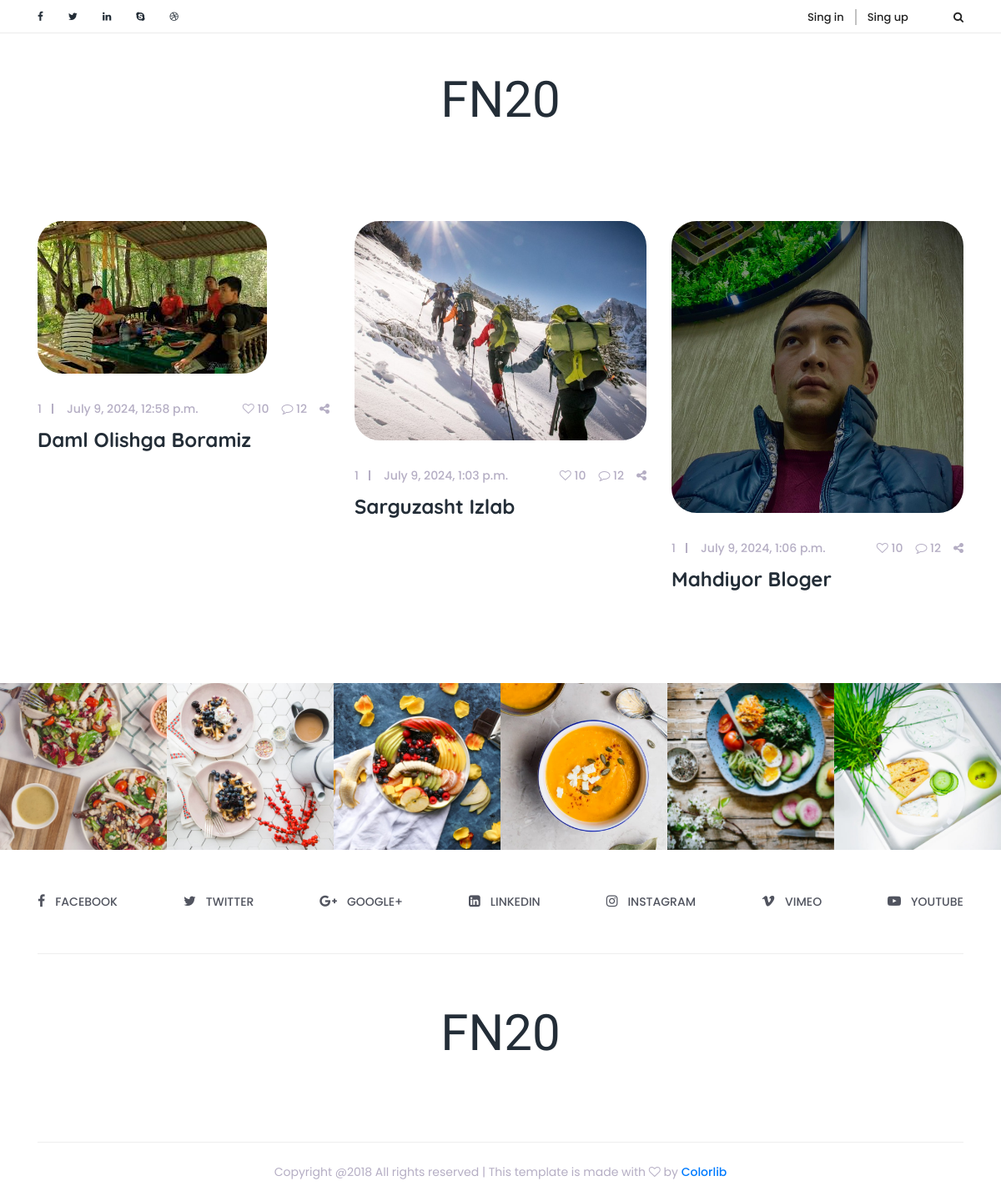
The page / on the database its author committed.
### main/models.py (models this page shows, shortened)
class Blog(models.Model):
    author = models.ForeignKey(User, on_delete=models.CASCADE)
    title = models.CharField(max_length=255)
    body = models.TextField()
    create_at = models.DateTimeField(auto_now_add=True)
    @property
    def last_img(self):
        return BlogImg.objects.filter(blog__id = self.id).last().img

class BlogImg(models.Model):
    img = models.ImageField(upload_to='blog-img/')
    blog = models.ForeignKey(Blog, on_delete=models.CASCADE)

### main/views.py (the view)
# urls.py: path('', views.blogs, name='index'),
def blogs(request):
    posts = models.Blog.objects.all()
    context = {
        'posts':posts
    }
    return render(request, 'blogs.html', context)

### templates/blogs.html (shortened to what this page needs)
<!DOCTYPE html>
<html lang="en">
{% load static %}
<head>
    <link href="{% static 'style.css' %}" rel="stylesheet">
    <link href="{% static 'css/responsive/responsive.css' %}" rel="stylesheet">
</head>
<body>
    <div class="top_header_area">
        <div class="container">
            <div class="row">
                <div class="col-5 col-sm-6">
                    <div class="top_social_bar">
                        <a href="#"><i class="fa fa-facebook" aria-hidden="true"></i></a>
                        <a href="#"><i class="fa fa-twitter" aria-hidden="true"></i></a>
                        <a href="#"><i class="fa fa-linkedin" aria-hidden="true"></i></a>
                        <a href="#"><i class="fa fa-skype" aria-hidden="true"></i></a>
                        <a href="#"><i class="fa fa-dribbble" aria-hidden="true"></i></a>
                    </div>
                </div>
                <div class="col-7 col-sm-6">
                    <div class="signup-search-area d-flex align-items-center justify-content-end">
                        <div class="login_register_area d-flex">
                            <div class="login">
                                <a href="register.html">Sing in</a>
                            </div>
                            <div class="register">
                                <a href="register.html">Sing up</a>
                            </div>
                        </div>
                        <div class="search_button">
                            <a class="searchBtn" href="#"></a>
                        </div>
                    </div>
                </div>
            </div>
        </div>
    </div>
    <header class="header_area">
        <div class="container">
            <div class="row">
                <div class="col-12">
                    <div class="logo_area text-center">
                        <a href="#" class="yummy-logo">FN20</a>
                    </div>
                </div>
            </div>
        </div>
    </header>
    <section class="archive-area section_padding_80">
        <div class="container">
            <div class="row">
                {% for post in posts %}
                <div class="col-12 col-md-6 col-lg-4">
                    <div class="single-post wow fadeInUp" data-wow-delay="1.2s">
                        <div class="post-thumb">
                            <img src="{{post.last_img.url}}" alt="">
                        </div>
                        <div class="post-content">
                            <div class="post-meta d-flex">
                                <div class="post-author-date-area d-flex">
                                    <div class="post-author">
                                        <a href="#">{{post.author.username}}</a>
                                    </div>
                                    <div class="post-date">
                                        <a href="#">{{post.create_at}}</a>
                                    </div>
                                </div>
                                <div class="post-comment-share-area d-flex">
                                    <div class="post-favourite">
                                        <a href="#"><i class="fa fa-heart-o" aria-hidden="true"></i> 10</a>
                                    </div>
                                    <div class="post-comments">
                                        <a href="#"><i class="fa fa-comment-o" aria-hidden="true"></i> 12</a>
                                    </div>
                                    <div class="post-share">
                                        <a href="#"><i class="fa fa-share-alt" aria-hidden="true"></i></a>
                                    </div>
                                </div>
                            </div>
                            <a href="{% url 'blog_detail' post.id %}">
                                <h4 class="post-headline">{{post.title}}</h4>
                            </a>
                        </div>
                    </div>
                </div>
                {% endfor %}
            </div>
            </div>
    </section>
    <div class="instargram_area owl-carousel section_padding_100_0 clearfix" id="portfolio">
        <div class="instagram_gallery_item">
            <img src="img/instagram-img/1.jpg" alt="">
        </div>
        <div class="instagram_gallery_item">
            <img src="img/instagram-img/2.jpg" alt="">
        </div>
        <div class="instagram_gallery_item">
            <img src="img/instagram-img/3.jpg" alt="">
        </div>
        <div class="instagram_gallery_item">
            <img src="img/instagram-img/4.jpg" alt="">
        </div>
        <div class="instagram_gallery_item">
            <img src="img/instagram-img/5.jpg" alt="">
        </div>
        <div class="instagram_gallery_item">
            <img src="img/instagram-img/6.jpg" alt="">
        </div>
    </div>
    <div class="social_icon_area clearfix">
        <div class="container">
            <div class="row">
                <div class="col-12">
                    <div class="footer-social-area d-flex">
                        <div class="single-icon">
                            <a href="#"><i class="fa fa-facebook" aria-hidden="true"></i><span>facebook</span></a>
                        </div>
                        <div class="single-icon">
                            <a href="#"><i class="fa fa-twitter" aria-hidden="true"></i><span>Twitter</span></a>
                        </div>
                        <div class="single-icon">
                            <a href="#"><i class="fa fa-google-plus" aria-hidden="true"></i><span>GOOGLE+</span></a>
                        </div>
                        <div class="single-icon">
                            <a href="#"><i class="fa fa-linkedin-square" aria-hidden="true"></i><span>linkedin</span></a>
                        </div>
                        <div class="single-icon">
                            <a href="#"><i class="fa fa-instagram" aria-hidden="true"></i><span>Instagram</span></a>
                        </div>
                        <div class="single-icon">
                            <a href="#"><i class="fa fa-vimeo" aria-hidden="true"></i><span>VIMEO</span></a>
                        </div>
                        <div class="single-icon">
                            <a href="#"><i class="fa fa-youtube-play" aria-hidden="true"></i><span>YOUTUBE</span></a>
                        </div>
                    </div>
                </div>
            </div>
        </div>
    </div>
    <footer class="footer_area">
        <div class="container">
            <div class="row">
                <div class="col-12">
                    <div class="footer-content">
                        <div class="footer-logo-area text-center">
                            <a href="index.html" class="yummy-logo">FN20</a>
                        </div>
                    </div>
                </div>
            </div>
        </div>
        <div class="container">
            <div class="row">
                <div class="col-12">
                    <div class="copy_right_text text-center">
                        <p>Copyright @2018 All rights reserved | This template is made with <i class="fa fa-heart-o" aria-hidden="true"></i> by <a href="https://colorlib.com" target="_blank">Colorlib</a></p>
                    </div>
                </div>
            </div>
        </div>
    </footer>
</body>

### static/style.css (style rules this page uses)
* { margin: 0; padding: 0; }
body { font-family: 'Poppins', sans-serif; position: relative; z-index: auto; }
h1, h2, h3, h4, h5, h6 { font-family: 'Quicksand', sans-serif; font-weight: 700; color: #232d37; line-height: 1.25; }
p { color: #51545f; font-size: 16px; }
.section_padding_80 { margin-top: 80px; margin-bottom: 80px; }
img { max-width: 100%; }
a, a:hover, a:focus, a:active { text-decoration: none; -webkit-transition-duration: 500ms; transition-duration: 500ms; font-weight: 500; outline: none; }
.top_header_area { width: 100%; height: 40px; border-bottom: 1px solid #ebebeb; }
.top_header_area .top_social_bar { display: -webkit-box; display: -ms-flexbox; display: flex; height: 40px; -webkit-box-align: center; -ms-flex-align: center; align-items: center; }
.top_header_area .top_social_bar > a { font-size: 12px; color: #232d37; margin-right: 30px; }
.top_header_area .top_social_bar > a:last-of-type { margin-right: 0; }
.top_header_area .signup-search-area { height: 40px; position: relative; z-index: 3; }
.top_header_area .signup-search-area a { font-size: 13px; color: #222; }
.top_header_area .signup-search-area .login a { margin-right: 13px; border-right: 2px solid #c2c2c2; padding-right: 13px; }
.top_header_area .signup-search-area .search_button { margin-left: 54px; }
.logo_area .yummy-logo { font-family: 'Shadows Into Light Two', cursive; font-size: 60px; margin-bottom: 0; padding: 35px 0 20px 0; display: inline-block; color: #232d37; }
.post-thumb img { border-radius: 30px; margin-bottom: 30px; }
.post-meta { -webkit-box-align: center; -ms-flex-align: center; -ms-grid-row-align: center; align-items: center; -webkit-box-pack: justify; -ms-flex-pack: justify; justify-content: space-between; }
.post-author a, .post-date a, .post-favourite a, .post-comments a, .post-share a { color: #b5aec4; font-size: 14px; }
.post-favourite a, .post-comments a { margin-right: 15px; }
.post-author a { margin-right: 30px; position: relative; z-index: 1; }
.post-author a:after { width: 2px; height: 60%; content: ''; position: absolute; top: 20%; right: -14px; z-index: 2; background-color: #b5aec4; }
.single-post { margin-bottom: 30px; }
.single-post h2, .single-post h4 { margin: 10px 0; color: #232d37; -webkit-transition-duration: 500ms; transition-duration: 500ms; text-transform: capitalize; }
.instagram_gallery_item { position: relative; z-index: 1; }
.instagram_gallery_item img { -webkit-transition-duration: 500ms; transition-duration: 500ms; width: 100%; }
.instargram_area { position: relative; z-index: 1; }
.footer-social-area { border-bottom: 1px solid #eeeeee; padding: 50px 0; -webkit-box-pack: justify; -ms-flex-pack: justify; justify-content: space-between }
.single-icon > a { color: #51545f; font-size: 14px; font-weight: 500; text-transform: uppercase; }
.single-icon > a > i { font-size: 16px; padding-right: 12px; }
.footer-content { padding: 50px 0 65px 0; border-bottom: 1px solid #eeeeee; }
.footer-logo-area .yummy-logo { font-family: 'Shadows Into Light Two', cursive; font-size: 60px; margin-bottom: 0; padding: 0 0 20px 0; display: inline-block; color: #232d37; }
.copy_right_text { width: 100%; height: 70px; display: -webkit-box; display: -ms-flexbox; display: flex; -webkit-box-align: center; -ms-flex-align: center; align-items: center; -webkit-box-pack: center; -ms-flex-pack: center; justify-content: center }
.copy_right_text > p { font-size: 14px; color: #b5aec4; margin-bottom: 0; }

### rows shown on the page
Blog: last_img (picture), author.username "1", create_at "July 9, 2024, 12:58 p.m.", title "Daml Olishga Boramiz"
Blog: last_img (picture), author.username "1", create_at "July 9, 2024, 1:03 p.m.", title "Sarguzasht Izlab"
Blog: last_img (picture), author.username "1", create_at "July 9, 2024, 1:06 p.m.", title "Mahdiyor Bloger"
